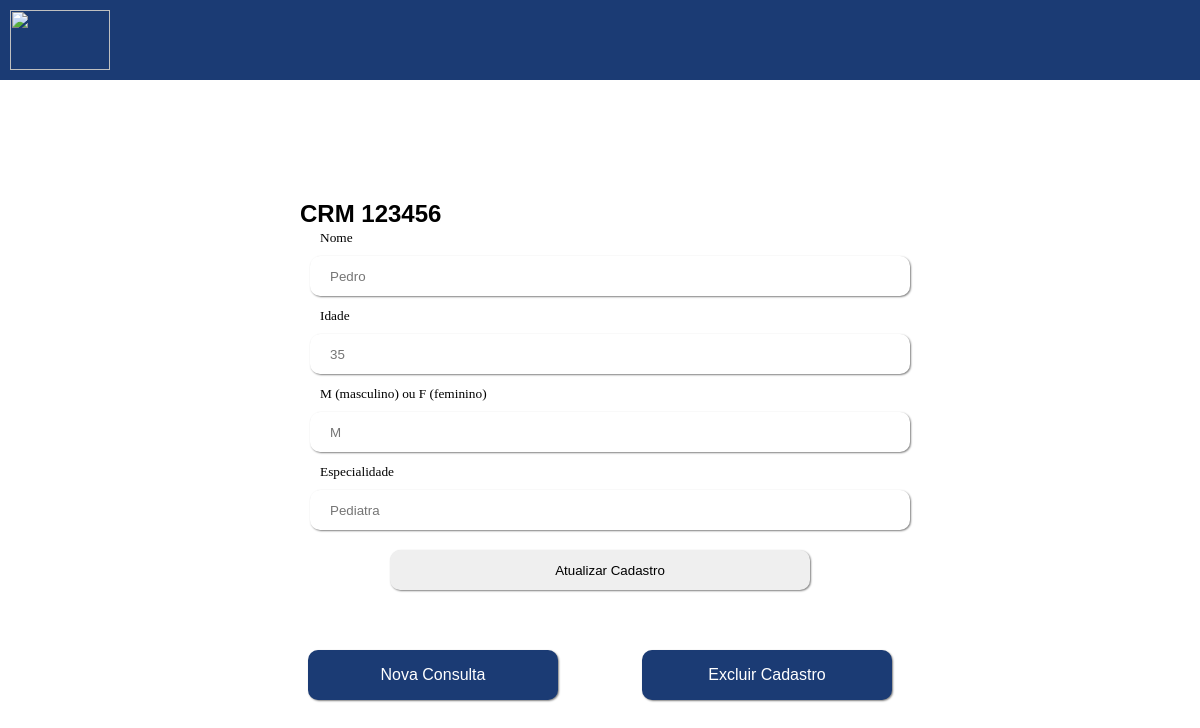
Page /paginas/atualizar.php?crm=123456 on the committed database.
### tables this page shows
CREATE TABLE `medicos` (
  `id` int(11) NOT NULL,
  `crm` varchar(12) DEFAULT NULL,
  `nome` varchar(50) DEFAULT NULL,
  `idade` varchar(3) DEFAULT NULL,
  `genero` char(1) DEFAULT NULL,
  `especialidade` varchar(50) DEFAULT NULL
);

### manipularDb/manipuladorDB.php (called while the page is built, shortened)
<?php
    class manipuladorDB{
        public function listarMedicoCrm ($crm){
            global $pdo;
            if($crm){
                $retornoConsulta = $pdo->query("SELECT * FROM medicos WHERE crm= $crm");
                $retorno= $retornoConsulta->fetch(PDO::FETCH_ASSOC);
                if($retorno){
                    return $retorno;
                }else{
                    echo "<script> alert('Nenhum cadastro foi encontrado') </script>";
                }
            }
        }
    }
?>

### paginas/atualizar.php (the view, shortened to what this page needs)
<?php
    if(isset($_GET["crm"])){
        require_once '../manipularDb/manipuladorDB.php';
        $acessoDb = new manipuladorDB;
        $acessoDb->conectarBanco();
        $retornoMedico = $acessoDb->listarMedicoCrm($_GET["crm"]);
        if($retornoMedico){
            $crm = $retornoMedico["crm"];
            $nome = $retornoMedico["nome"];
            $idade = $retornoMedico["idade"];
            $genero = $retornoMedico["genero"];
            $especialidade = $retornoMedico["especialidade"];
        }else{
            header('location:./consultar.php');
        }
    }
?>
<!DOCTYPE html>
<html lang="pt-BR">
<head>
    <link rel="stylesheet" href="../style/fontes.css"/>
    <link rel="stylesheet" href="../style/stylePaginas.css"/>
</head>
<body>
    <header>
        <a href="../index.php"><img src="https://logowik.com/content/uploads/images/albert-einstein-hospital6256.jpg"/></a>
    </header>
    <main>
        <section>
            <form action="" method="GET">
                <h3> CRM <?php echo $crm;?> </h3>
                <small> Nome </small>
                <input name="novoNome" type="text" placeholder="<?php echo $nome;?>"/>
                <small> Idade </small>
                <input name="novaIdade" type="text" placeholder="<?php echo $idade;?>"/>
                <small> M (masculino) ou F (feminino) </small>
                <input name="novoGenero" type="text" placeholder="<?php echo $genero;?>"/>
                <small> Especialidade </small>
                <input name="novaEspecialidade" type="text" placeholder="<?php echo $especialidade;?>"/>
                <input type="submit" value="Atualizar Cadastro">
            </form>
        </section>
        <section id="sessaoNavegacao">
            <div>
                <a href="./consultar.php"><button> Nova Consulta </button></a>
                <a href="./excluir.php?crm=<?php echo $crm; ?>"><button> Excluir Cadastro </button></a>
            </div>
        </section>
    </main>
</body>
</html>

### style/stylePaginas.css (style rules this page uses)
* { box-sizing: border-box; border: 0px; margin: 0px; padding: 0px; }
header { background-color: #1B3B74; position: fixed; top: 0px; z-index: 10; width: 100vw; height: 10vh; padding: 10px }
header img { width: 100px; height: 100%; }
main { margin: 200px 0 0 0; }
form { width: 50vw; margin: 10px auto; }
input { display:block; width: 100%; height: 40px; border-radius: 10px; border: 0px; box-shadow: 1px 1px 2px gray; margin: 10px; padding: 0px 0px 0px 20px }
input[type=submit] { width: 70%; margin: 20px auto; }
#sessaoNavegacao div { width: max-content; margin: 10px auto; }
button { background-color: #1B3B74; width: 250px; height: 50px; display: inline-block; margin: 40px; border-radius: 10px; border: 0px; box-shadow: 1px 1px 2px gray; font-size: 1em; color:white; }
small { margin: 0 0 0 20px; }

### rows in the picture
medicos: crm "123456", novoNome "Pedro", novaIdade "35", novoGenero "M", novaEspecialidade "Pediatra"
